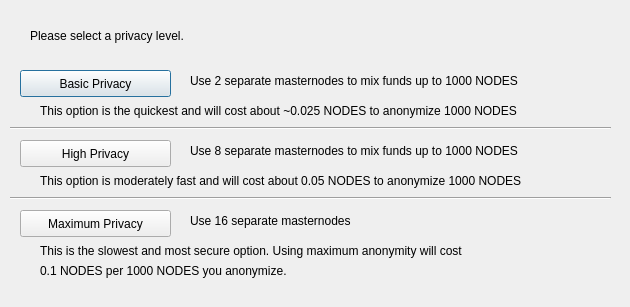
<?xml version="1.0" encoding="UTF-8"?>
<ui version="4.0">
 <class>DarksendConfig</class>
 <widget class="QDialog" name="DarksendConfig">
  <property name="geometry">
   <rect>
    <x>0</x>
    <y>0</y>
    <width>630</width>
    <height>307</height>
   </rect>
  </property>
  <property name="windowTitle">
   <string>Configure Darksend</string>
  </property>
  <widget class="QPushButton" name="buttonBasic">
   <property name="geometry">
    <rect>
     <x>20</x>
     <y>70</y>
     <width>151</width>
     <height>27</height>
    </rect>
   </property>
   <property name="text">
    <string>Basic Privacy</string>
   </property>
  </widget>
  <widget class="QPushButton" name="buttonHigh">
   <property name="geometry">
    <rect>
     <x>20</x>
     <y>140</y>
     <width>151</width>
     <height>27</height>
    </rect>
   </property>
   <property name="text">
    <string>High Privacy</string>
   </property>
  </widget>
  <widget class="QPushButton" name="buttonMax">
   <property name="geometry">
    <rect>
     <x>20</x>
     <y>210</y>
     <width>151</width>
     <height>27</height>
    </rect>
   </property>
   <property name="text">
    <string>Maximum Privacy</string>
   </property>
  </widget>
  <widget class="QLabel" name="label">
   <property name="geometry">
    <rect>
     <x>30</x>
     <y>20</y>
     <width>571</width>
     <height>31</height>
    </rect>
   </property>
   <property name="text">
    <string>Please select a privacy level.</string>
   </property>
  </widget>
  <widget class="QLabel" name="label_2">
   <property name="geometry">
    <rect>
     <x>190</x>
     <y>70</y>
     <width>421</width>
     <height>21</height>
    </rect>
   </property>
   <property name="text">
    <string>Use 2 separate masternodes to mix funds up to 1000 NODES</string>
   </property>
  </widget>
  <widget class="QLabel" name="label_3">
   <property name="geometry">
    <rect>
     <x>190</x>
     <y>140</y>
     <width>411</width>
     <height>21</height>
    </rect>
   </property>
   <property name="text">
    <string>Use 8 separate masternodes to mix funds up to 1000 NODES</string>
   </property>
  </widget>
  <widget class="QLabel" name="label_4">
   <property name="geometry">
    <rect>
     <x>190</x>
     <y>210</y>
     <width>421</width>
     <height>21</height>
    </rect>
   </property>
   <property name="text">
    <string>Use 16 separate masternodes</string>
   </property>
  </widget>
  <widget class="QLabel" name="label_6">
   <property name="geometry">
    <rect>
     <x>40</x>
     <y>100</y>
     <width>561</width>
     <height>21</height>
    </rect>
   </property>
   <property name="text">
    <string>This option is the quickest and will cost about ~0.025 NODES to anonymize 1000 NODES</string>
   </property>
  </widget>
  <widget class="QLabel" name="label_7">
   <property name="geometry">
    <rect>
     <x>40</x>
     <y>170</y>
     <width>561</width>
     <height>21</height>
    </rect>
   </property>
   <property name="text">
    <string>This option is moderately fast and will cost about 0.05 NODES to anonymize 1000 NODES</string>
   </property>
  </widget>
  <widget class="QLabel" name="label_8">
   <property name="geometry">
    <rect>
     <x>40</x>
     <y>240</y>
     <width>561</width>
     <height>21</height>
    </rect>
   </property>
   <property name="text">
    <string>This is the slowest and most secure option. Using maximum anonymity will cost</string>
   </property>
  </widget>
  <widget class="QLabel" name="label_9">
   <property name="geometry">
    <rect>
     <x>40</x>
     <y>260</y>
     <width>561</width>
     <height>21</height>
    </rect>
   </property>
   <property name="text">
    <string>0.1 NODES per 1000 NODES you anonymize.</string>
   </property>
  </widget>
  <widget class="Line" name="line">
   <property name="geometry">
    <rect>
     <x>10</x>
     <y>120</y>
     <width>601</width>
     <height>16</height>
    </rect>
   </property>
   <property name="orientation">
    <enum>Qt::Horizontal</enum>
   </property>
  </widget>
  <widget class="Line" name="line_2">
   <property name="geometry">
    <rect>
     <x>10</x>
     <y>190</y>
     <width>601</width>
     <height>16</height>
    </rect>
   </property>
   <property name="orientation">
    <enum>Qt::Horizontal</enum>
   </property>
  </widget>
 </widget>
 <resources/>
 <connections/>
</ui>
